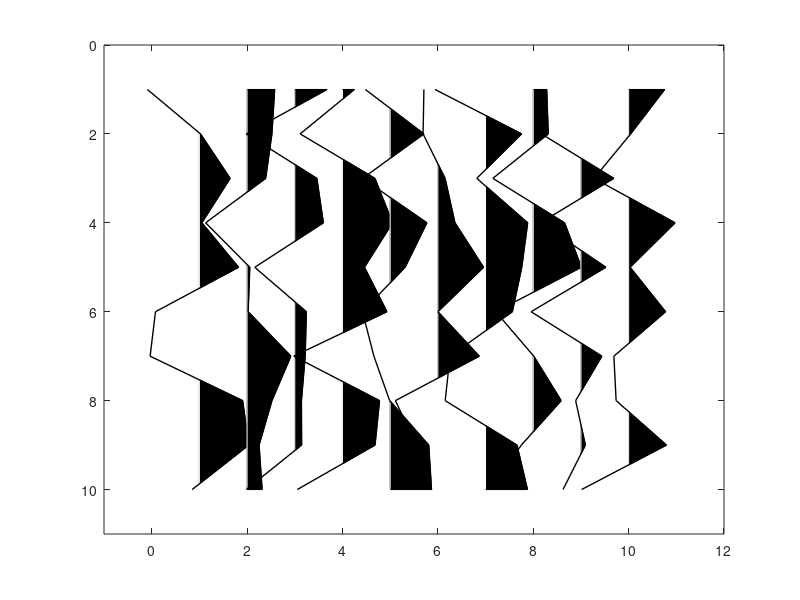

Source code (MATLAB):
function yc_wigb(a,scal,x,z,amx)
%YC_WIGB: Plot seismic data using wiggles.
%
%  WIGB(a,scal,x,z,amx) 
%
%  IN  a:     seismic data (a matrix, traces are columns)
%      scale: multiple data by scal
%      x:     horizontal axis (often offset)
%      z:     vertical axis (often time)
%
%  Note
%
%    If only 'a' is enter, 'scal,x,z,amn,amx' are set automatically; 
%    otherwise, 'scal' is a scalar; 'x, z' are vectors for annotation in 
%    offset and time, amx are the amplitude range.
%
%
%  Author(s): Xingong Li (Intseis, Integrated Seismic Solutions)
%  Copyright 1998-2003 Xingong 
% 
%  Modified by Yangkang Chen, Nov, 2016
%  

 if nargin == 0, nx=10;nz=10; a = rand(nz,nx)-0.5; end;

 [nz,nx]=size(a);

 trmx= max(abs(a));
 if (nargin <= 4); amx=mean(trmx);  end;
 if (nargin <= 2); x=[1:nx]; z=[1:nz];  end;
 if (nargin <= 1); scal =1; end;

 if nx <= 1; disp(' ERR:PlotWig: nx has to be more than 1');return;end;

 % take the average as dx

	dx1 = abs(x(2:nx)-x(1:nx-1));
 	dx = median(dx1);


 dz=z(2)-z(1);
 xmx=max(max(a)); xmn=min(min(a)); 

 if scal == 0; scal=1; end;
 a = a * dx /amx; 
 a = a * scal;

 fprintf(' PlotWig: data range [%f, %f], plotted max %f \n',xmn,xmx,amx);
 
% set display range 

 x1=min(x)-2.0*dx; x2=max(x)+2.0*dx;
 z1=min(z)-dz; z2=max(z)+dz;
 
 set(gca,'NextPlot','add','Box','on', ...
  'XLim', [x1 x2], ...
  'YDir','reverse', ...
  'YLim',[z1 z2]);

 

	fillcolor = [0 0 0];
	linecolor = [0 0 0];
	linewidth = 1.;

	z=z'; 	% input as row vector
	zstart=z(1);
	zend  =z(nz);

for i=1:nx,
   
  if trmx(i) ~= 0;    % skip the zero traces
	tr=a(:,i); 	% --- one scale for all section
  	s = sign(tr) ;
  	i1= find( s(1:nz-1) ~= s(2:nz) );	% zero crossing points
	npos = length(i1);


	%12/7/97 
	zadd = i1 + tr(i1) ./ (tr(i1) - tr(i1+1)); %locations with 0 amplitudes
	aadd = zeros(size(zadd));

	[zpos,vpos] = find(tr >0);
	[zz,iz] = sort([zpos; zadd]); 	% indices of zero point plus positives
	aa = [tr(zpos); aadd];
	aa = aa(iz);

	% be careful at the ends
		if tr(1)>0, 	a0=0; z0=1.00;
		else, 		a0=0; z0=zadd(1);
		end;
		if tr(nz)>0, 	a1=0; z1=nz; 
		else, 		a1=0; z1=max(zadd);
		end;
			
	zz = [z0; zz; z1; z0];
 	aa = [a0; aa; a1; a0];
		
	zzz = zstart + zz*dz -dz;

patch( aa+x(i) , zzz,  fillcolor);

	line( 'Color',[1 1 1],  ...
         'Xdata', x(i)+[0 0], 'Ydata',[zstart zend]); % remove zero line

%'LineWidth',linewidth, ...
%12/7/97 'Xdata', x(i)+[0 0], 'Ydata',[z0 z1]*dz);	% remove zero line

	line( 'Color',linecolor,  ...
	 'LineWidth',linewidth, ...
	 'Xdata', tr+x(i), 'Ydata',z);	% negatives line

   else % zeros trace
line( 'Color',linecolor,  ...
	 'LineWidth',linewidth, ...
         'Xdata', [x(i) x(i)], 'Ydata',[zstart zend]);
   end;
end;
